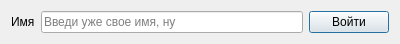
<?xml version="1.0" encoding="UTF-8"?>
<ui version="4.0">
 <class>LoginWindow</class>
 <widget class="QDialog" name="LoginWindow">
  <property name="geometry">
   <rect>
    <x>0</x>
    <y>0</y>
    <width>400</width>
    <height>41</height>
   </rect>
  </property>
  <property name="windowTitle">
   <string>Вход</string>
  </property>
  <layout class="QGridLayout" name="gridLayout">
   <item row="0" column="1">
    <widget class="QLineEdit" name="lineEdit_username">
     <property name="whatsThis">
      <string>Чего тебе, блет, тут не понятно, м??????</string>
     </property>
     <property name="text">
      <string/>
     </property>
     <property name="placeholderText">
      <string>Введи уже свое имя, ну</string>
     </property>
    </widget>
   </item>
   <item row="0" column="0">
    <widget class="QLabel" name="label">
     <property name="text">
      <string>Имя</string>
     </property>
    </widget>
   </item>
   <item row="0" column="2">
    <widget class="QPushButton" name="pushButton">
     <property name="whatsThis">
      <string>это вход</string>
     </property>
     <property name="text">
      <string>Войти</string>
     </property>
    </widget>
   </item>
  </layout>
 </widget>
 <resources/>
 <connections/>
</ui>
